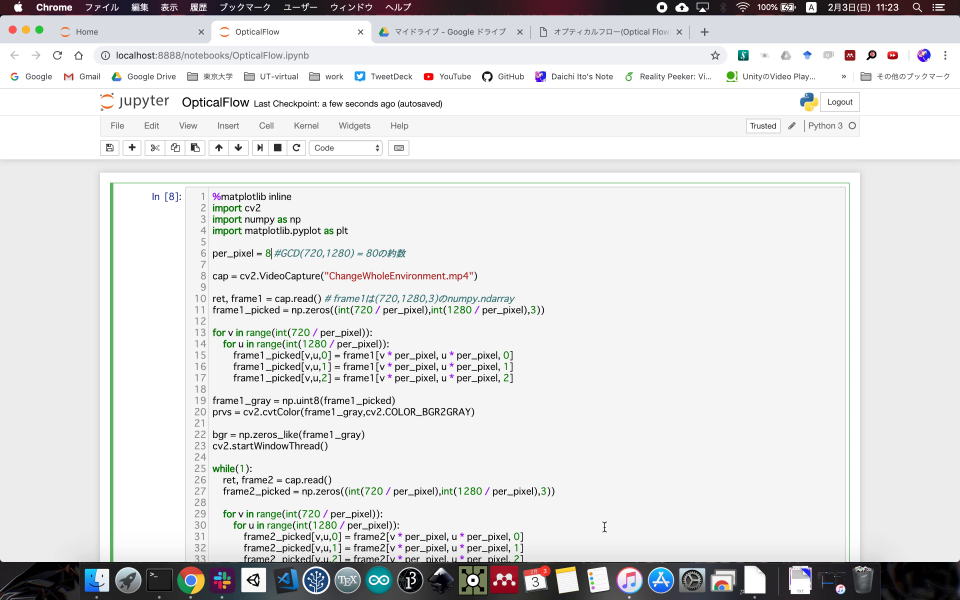
#> input picture frame 30 of Python/desktop.mov, 2880 x 1800 px, given in place of ChangeWholeEnvironment.mp4, which was not available (shown at 1/3 size)
$ python OpticalFlow.py
#> lines starting #> are read from the running program, lines starting #| are printed output that depends on the picture; pictures that were not available may be replaced by others from this repository, and a replacement may not be noted
import cv2
import numpy as np

per_pixel = 8 #GCD(720,1280) = 80の約数
width = 1280
height = 720

cap = cv2.VideoCapture("ChangeWholeEnvironment.mp4")

ret, frame1 = cap.read() # frame1は(720,1280,3)のnumpy.ndarray
#> frame1 is the input picture: shape (1800, 2880, 3); mean B, G, R 223, 222.7, 222.5
frame1_picked = np.zeros((int(height / per_pixel),int(width / per_pixel),3))

for v in range(int(height / per_pixel)):
    for u in range(int(width / per_pixel)):
        frame1_picked[v,u,0] = frame1[v * per_pixel, u * per_pixel, 0]
        frame1_picked[v,u,1] = frame1[v * per_pixel, u * per_pixel, 1]
        frame1_picked[v,u,2] = frame1[v * per_pixel, u * per_pixel, 2]
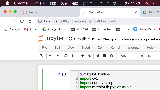
#> frame1_picked: shape (90, 160, 3) float64; mean B, G, R 225.9, 225, 225.5

frame1_gray = np.uint8(frame1_picked)
prvs = cv2.cvtColor(frame1_gray,cv2.COLOR_BGR2GRAY)
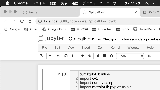
#> prvs: shape (90, 160); min 0, max 255, mean 225.2

bgr = np.zeros_like(frame1_gray)
cv2.startWindowThread()

while(1):
    ret, frame2 = cap.read()
    frame2_picked = np.zeros((int(height / per_pixel),int(width / per_pixel),3))

    for v in range(int(height / per_pixel)):
        for u in range(int(width / per_pixel)):
            frame2_picked[v,u,0] = frame2[v * per_pixel, u * per_pixel, 0]
            frame2_picked[v,u,1] = frame2[v * per_pixel, u * per_pixel, 1]
            frame2_picked[v,u,2] = frame2[v * per_pixel, u * per_pixel, 2]
    frame2_gray = np.uint8(frame2_picked)
    next = cv2.cvtColor(frame2_gray, cv2.COLOR_BGR2GRAY)

    cv2.namedWindow('movie', cv2.WINDOW_NORMAL)
    cv2.imshow('movie', frame2_gray)

    flow = cv2.calcOpticalFlowFarneback(prvs,next, None, 0.5, 1, 15, 1, 5, 1.1, 0) #(720/per_pixel,1280/per_pixel,2)

    mag, ang = cv2.cartToPolar(flow[...,0], flow[...,1])
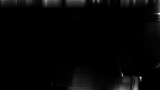
#> mag: shape (90, 160) float32; min 2.64e-15, max 0.0696, mean 0.0014; drawn with min black and max white
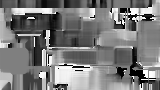
#> ang: shape (90, 160) float32; min 1.78e-05, max 6.28, mean 3.02; drawn with min black and max white
    mag_normalized = cv2.normalize(mag,None,0,255,cv2.NORM_MINMAX)
    bgr[...,0] = mag_normalized
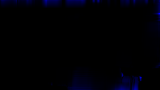
#> bgr: shape (90, 160, 3); mean of channels 0, 1, 2 4.9, 0, 0; drawn as B, G, R
    bgr[...,1] = mag_normalized
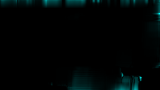
#> bgr: shape (90, 160, 3); mean of channels 0, 1, 2 4.9, 4.9, 0; drawn as B, G, R
    bgr[...,2] = mag_normalized
    #bgr = cv2.cvtColor(hsv,cv2.COLOR_HSV2BGR)

    cv2.namedWindow('OpticalFlow', cv2.WINDOW_NORMAL)
    cv2.imshow('OpticalFlow',bgr)
    k = cv2.waitKey(30) & 0xff
#> (key q is pressed here)
    if k == ord('q'):
        break
    elif k == ord('s'):
        cv2.imwrite('movie.png',frame2)
        cv2.imwrite('opticalflow.png',brg)
    prvs = next

cap.release()
cv2.waitKey(1)
cv2.destroyAllWindows()
cv2.waitKey(1)

$ run again, starting later in the video
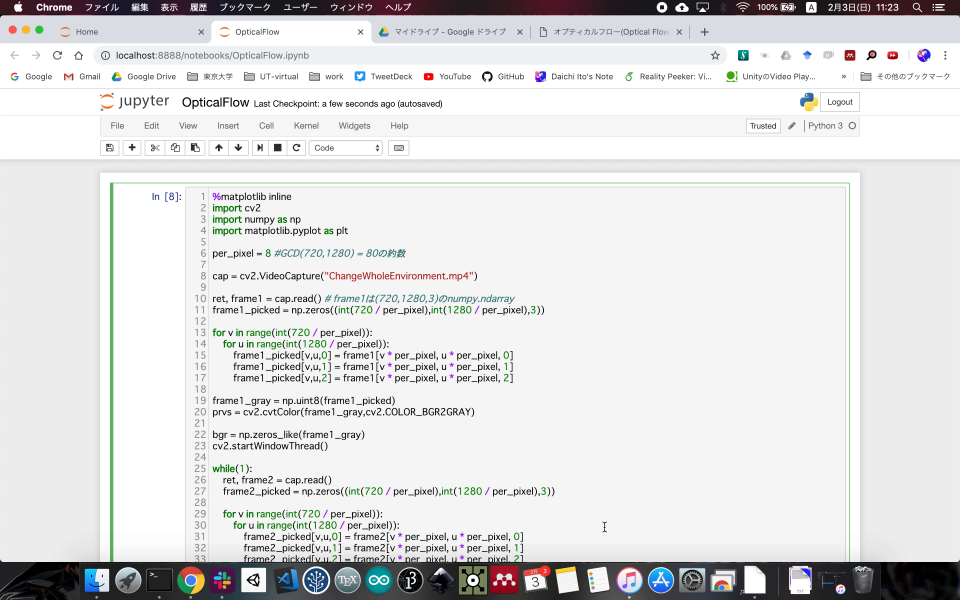
#> input picture frame 135 of Python/desktop.mov, 2880 x 1800 px, given in place of ChangeWholeEnvironment.mp4, which was not available (shown at 1/3 size)
#> frame1 is the input picture: shape (1800, 2880, 3); mean B, G, R 223, 222.7, 222.5
#> `mag, ang = cv2.cartToPolar(flow[...,0], flow[...,1])`:
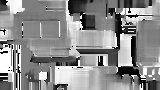
#> ang: shape (90, 160) float32; min 2.07e-06, max 6.28, mean 3.46; drawn with min black and max white
#> `bgr[...,2] = mag_normalized`:
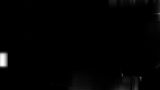
#> bgr: shape (90, 160, 3); min 0, max 255, mean 2.8

$ run again, starting later in the video
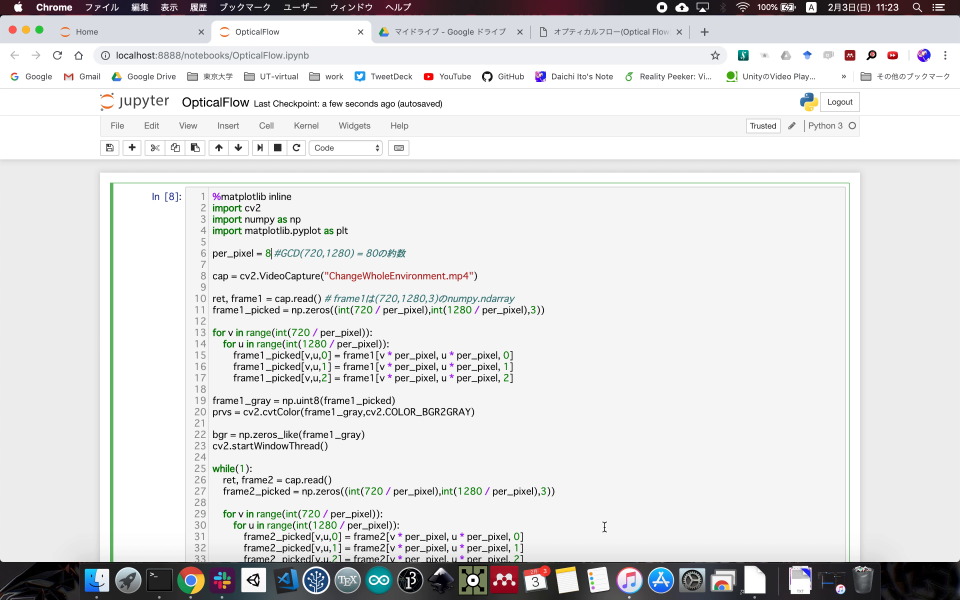
#> input picture frame 240 of Python/desktop.mov, 2880 x 1800 px, given in place of ChangeWholeEnvironment.mp4, which was not available (shown at 1/3 size)
#> frame1 is the input picture: shape (1800, 2880, 3); mean B, G, R 223, 222.7, 222.5
#> `mag, ang = cv2.cartToPolar(flow[...,0], flow[...,1])`:
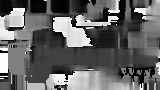
#> ang: shape (90, 160) float32; min 4.96e-06, max 6.28, mean 2.5; drawn with min black and max white
#> `bgr[...,1] = mag_normalized`:
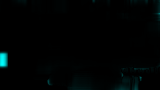
#> bgr: shape (90, 160, 3); mean of channels 0, 1, 2 3.2, 3.2, 0; drawn as B, G, R
